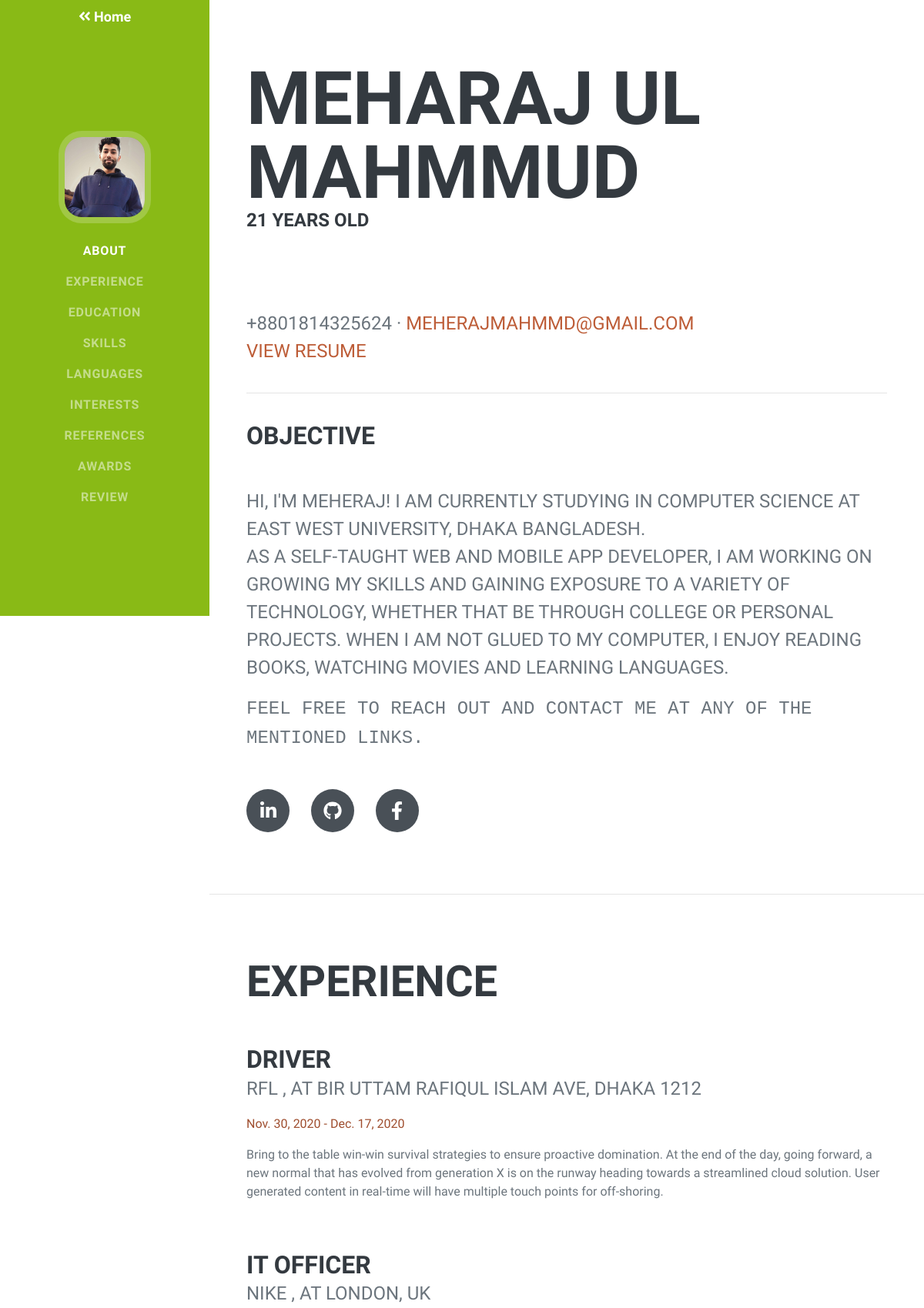
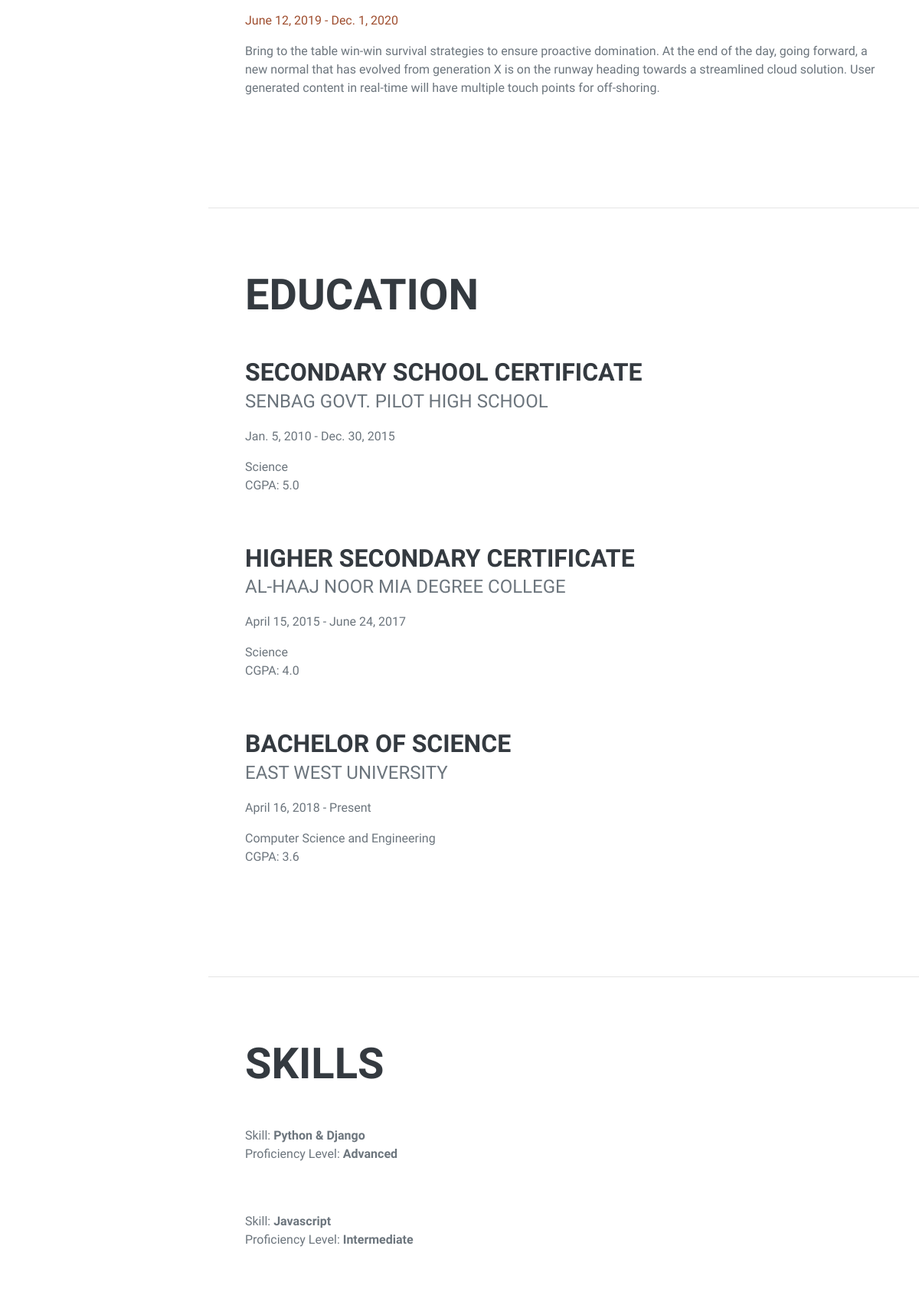
Page /applicant/applicant-public-profile/6 (signed in, upper part) on the committed database (2 pictures, top to bottom).
### user/models.py (models this page shows, shortened)
class User(AbstractBaseUser):
    email = models.EmailField(max_length=255, unique=True)
    name = models.CharField(max_length=255)
    date_joined = models.DateTimeField(auto_now_add=True)
    is_applicant = models.BooleanField(default=False)
    is_company = models.BooleanField(default=False)
    is_active = models.BooleanField(default=True)
    is_staff = models.BooleanField(default=False)
    is_admin = models.BooleanField(default=False)
    USERNAME_FIELD = 'email'
    REQUIRED_FIELDS = ['name']  # Email & Password are required by default.
    objects = MyUserManager()

class ApplicantProfileModel(models.Model):
    GENDER_CHOICES = [
        ('Male', 'Male'),
        ('Female', 'Female'),
    ]
    user = models.OneToOneField(User, null=True, on_delete=models.CASCADE)
    image = models.ImageField(null=True, blank=True)
    bio = RichTextField(null=True, blank=True)
    address = models.TextField(max_length=255, null=True, blank=True)
    birth_date = models.DateField(null=True, blank=True)
    phone = models.CharField(max_length=255, null=True, blank=True)
    website = models.CharField(max_length=255, null=True, blank=True)
    gender = models.CharField(max_length=255, choices=GENDER_CHOICES, null=True, blank=True)
    interest = RichTextField(null=True, blank=True)
    linkedin = models.CharField(max_length=255, null=True, blank=True)
    github = models.CharField(max_length=255, null=True, blank=True)
    twitter = models.CharField(max_length=255, null=True, blank=True)
    facebook = models.CharField(max_length=255, null=True, blank=True)
    resume = models.FileField(null=True, blank=True)
    totalViewCount = models.IntegerField(null=True, blank=True, default=0)

class WorkExperienceModel(models.Model):
    JOB_TYPE_CHOICES = [
        ('Full Time', 'Full Time'),
        ('Part Time', 'Part Time'),
        ('Intern', 'Intern'),
    ]
    user = models.ForeignKey(User, null=True, on_delete=models.CASCADE)
    job_title = models.CharField(max_length=255, null=True, blank=True)
    job_type = models.CharField(max_length=30, choices=JOB_TYPE_CHOICES, null=True, blank=True)
    job_desc = RichTextField(null=True, blank=True)
    company = models.CharField(max_length=255, default="nazia")
    location = models.CharField(max_length=255, null=True, blank=True)
    started = models.DateField(null=True, blank=True)
    left = models.DateField(null=True, blank=True)

class EducationModel(models.Model):
    user = models.ForeignKey(User, null=True, on_delete=models.CASCADE)
    school = models.CharField(max_length=255, null=True, blank=True)
    degree = models.CharField(max_length=255, null=True, blank=True)
    department = models.CharField(max_length=255, null=True, blank=True)
    started = models.DateField(null=True, blank=True)
    end = models.DateField(null=True, blank=True)
    cgpa = models.FloatField(max_length=255, null=True, blank=True)

class SkillSetModel(models.Model):
    SKILL_PROFICIENCY = [
        ('Beginner', 'Beginner'),
        ('Intermediate', 'Intermediate'),
        ('Advanced', 'Advanced'),
        ('Pro', 'Pro'),
    ]
    user = models.ForeignKey(User, null=True, on_delete=models.CASCADE)
    skill_title = models.CharField(max_length=255, null=True, blank=True)
    proficiency = models.CharField(max_length=255, choices=SKILL_PROFICIENCY, null=True, blank=True)

### user/views.py (the view, shortened to what this page needs)
# urls.py: path('applicant/applicant-public-profile/<str:pk>', applicant_public_profile, name='applicant-public-profile'),
@login_required(login_url='login')
def applicant_public_profile(request, pk):
    user = User.objects.get(id=pk)
    applicant = ApplicantProfileModel.objects.get(user=user)
    resume_link = ""
    if applicant.resume:
        resume_link = "http://127.0.0.1:8000" + applicant.resume.url
    skill_set = SkillSetModel.objects.filter(user=user)
    languages = LanguageModel.objects.filter(user=user)
    work_experience = WorkExperienceModel.objects.filter(user=user)
    educations = EducationModel.objects.filter(user=user)
    references = ReferenceModel.objects.filter(user=user)
    awards = AwardModel.objects.filter(user=user)
    rates = RatingModel.objects.filter(applicant=user)
    rate = rateAvg(rates, rates.count())
    age = calculate_age(user.applicantprofilemodel.birth_date)
    if request.user.is_company:
        increaseViewCount(request.user, user)
    rating_form = RatingForm()
    name = extractFirstName(request.user.name)
    context = {
        'name': name,
        'age': age,
        'user': user,
        'skill_set': skill_set,
        'work_experience': work_experience,
        'educations': educations,
        'languages':languages,
        'references': references,
        'awards': awards,
        'rating_form': rating_form,
        'rates': rates,
        'rate': rate,
        'resume_link': resume_link,
    }
    return render(request, 'user/applicant/applicant-public-profile.html', context)

### user/utils.py (called while the page is built)
def rateAvg(rates, length):
    summation = 0
    if length == 0:
        return 0
    else:
        for r in rates:
            summation = summation + r.rate
    if (summation / length) % 1 > 0:
        return summation / length
    else:
        return summation // length

def extractFirstName(name):
    first_name = name.split(' ')
    return first_name[0]

def calculate_age(born):
    today = date.today()
    return today.year - born.year - ((today.month, today.day) < (born.month, born.day))

### user/templates/user/applicant/applicant-public-profile.html (shortened to what this page needs)
<!DOCTYPE html>
{% load static %}
{% load widget_tweaks %}
<html lang="en">
<head>
    <link rel="stylesheet" href="//code.ionicframework.com/ionicons/2.0.1/css/ionicons.min.css">
    <link href="{% static 'assets/applicant/css/styles.css' %}" rel="stylesheet"/>
</head>
<body id="page-top">
<nav class="navbar navbar-expand-lg navbar-dark bg-success fixed-top" id="sideNav">
    <a style="font-size: large; color: white" href="{% url 'home' %}"><i
            class="fa fa-angle-double-left"></i><b> Home</b></a>
    <a class="navbar-brand js-scroll-trigger" href="{% url 'applicant-edit-profile' %}">
        {% if user.applicantprofilemodel.image %}
        <span class="d-none d-lg-block">
                <img class="img-fluid img-profile rounded-circle mx-auto mb-2"
                     src="{{user.applicantprofilemodel.image.url}}" alt=""/>
            </span>
        {% else %}
        <span class="d-none d-lg-block">
                <img class="img-fluid img-profile rounded-circle mx-auto mb-2"
                     src="{% static 'assets\images\placeholder.png' %}" alt=""/>
            </span>
        {% endif %}
    </a>
    <div class="collapse navbar-collapse" id="navbarSupportedContent">
        <ul class="navbar-nav">
            <li class="nav-item"><a class="nav-link js-scroll-trigger" href="#about">About</a></li>
            <li class="nav-item"><a class="nav-link js-scroll-trigger" href="#experience">Experience</a></li>
            <li class="nav-item"><a class="nav-link js-scroll-trigger" href="#education">Education</a></li>
            <li class="nav-item"><a class="nav-link js-scroll-trigger" href="#skills">Skills</a></li>
            <li class="nav-item"><a class="nav-link js-scroll-trigger" href="#languages">Languages</a></li>
            <li class="nav-item"><a class="nav-link js-scroll-trigger" href="#interests">Interests</a></li>
            <li class="nav-item"><a class="nav-link js-scroll-trigger" href="#references">References</a></li>
            <li class="nav-item"><a class="nav-link js-scroll-trigger" href="#awards">Awards</a></li>
            <li class="nav-item"><a class="nav-link js-scroll-trigger" href="#review">Review</a></li>
        </ul>
    </div>
</nav>
<div class="container-fluid p-0">
    <section class="resume-section" id="about">
        <div class="resume-section-content">
            <h1 class="mb-0">
                {{user.name}}
            </h1>
            <h4>{{ age }} years old</h4>
            <div class="subheading mb-5">
                <x-star-rating value="{{rate}}">
                </x-star-rating>
            </div>
            <div class="subheading mb-5">
                {% if user.applicantprofilemodel.phone %}
                {{user.applicantprofilemodel.phone}}
                {% endif %}
                {% if user.email %}
                · <a href="mailto:{{user.email}}">{{user.email}}</a>
                {% endif %}
                <br/>
                {% if user.applicantprofilemodel.resume %}
                <a href="{{ resume_link|safe }}" target="_blank">View Resume</a>
                {% endif %}
                <br><br>
                <hr class="m-0"/>
                <br>
                {% if user.applicantprofilemodel.bio %}
                <h3>Objective</h3>
                <p class="lead mb-5">{{user.applicantprofilemodel.bio|safe}}</p>
                {% endif %}
            </div>
            <div class="social-icons">
                {% if user.applicantprofilemodel.linkedin %}
                <a class="social-icon" href="https://{{user.applicantprofilemodel.linkedin}}" target="_blank"><i
                        class="fab fa-linkedin-in"></i></a>
                {% endif %}
                {% if user.applicantprofilemodel.github %}
                <a class="social-icon" href="https://{{user.applicantprofilemodel.github}}" target="_blank"><i
                        class="fab fa-github"></i></a>
                {% endif %}
                {% if user.applicantprofilemodel.facebook %}
                <a class="social-icon" href="https://{{user.applicantprofilemodel.facebook}}" target="_blank"><i
                        class="fab fa-facebook-f"></i></a>
                {% endif %}
            </div>
        </div>
    </section>
    <hr class="m-0"/>
    <section class="resume-section" id="experience">
        <div class="resume-section-content">
            <h2 class="mb-5">Experience</h2>
            {% for experience in work_experience %}
            <div class="d-flex flex-column flex-md-row justify-content-between mb-5">
                <div class="flex-grow-1">
                    <h3 class="mb-0">{{experience.job_title}}</h3>
                    <div class="subheading mb-3">{{experience.company}}
                        {% if experience.location %}, at
                        {{experience.location}}
                        {% endif %}</div>
                    {% if experience.left is None %}
                    <p style="color: #9f4e2f">{{experience.started}} - Present</p>
                    {% else %}
                    <p style="color: #9f4e2f">{{experience.started}} - {{experience.left}}</p>
                    {% endif %}
                    <p>Bring to the table win-win survival strategies to ensure proactive domination. At the end of
                        the day, going forward, a new normal that has evolved from generation X is on the runway heading
                        towards a streamlined cloud solution. User generated content in real-time will have multiple
                        touch points for off-shoring.</p>
                </div>
            </div>
            {% endfor%}
        </div>
    </section>
    <hr class="m-0"/>
    <section class="resume-section" id="education">
        <div class="resume-section-content">
            <h2 class="mb-5">Education</h2>
            {% for education in educations %}
            <div class="d-flex flex-column flex-md-row justify-content-between mb-5">
                <div class="flex-grow-1">
                    <h3 class="mb-0">{{education.degree}}</h3>
                    <div class="subheading mb-3">{{education.school}}</div>
                    <p>{{education.started}} - {% if education.end %}
                        {{education.end}}
                        {% else %}
                        Present
                        {% endif %} </p>
                    <div>{{education.department}}</div>
                    <p>CGPA: {{education.cgpa}}</p>
                </div>
            </div>
            {% endfor%}
        </div>
    </section>
    <hr class="m-0"/>
    <section class="resume-section" id="skills">
        <div class="resume-section-content">
            <h2 class="mb-5">Skills</h2>
            {% for skill in skill_set %}
            <div class="d-flex flex-column flex-md-row justify-content-between mb-5">
                <div class="flex-grow-1">
                    <div>Skill: <b>{{skill.skill_title}}</b></div>
                    <p>Proficiency Level: <b>{{skill.proficiency}}</b></p>
                </div>
            </div>
            {% endfor%}
        </div>
    </section>
</div>
</body>
</html>

### rows in the picture
User: applicantprofilemodel.image (picture), name "MEHARAJ UL MAHMMUD", applicantprofilemodel.phone "+8801814325624", email "MEHERAJMAHMMD@GMAIL.COM", applicantprofilemodel.bio "HI, I'M MEHERAJ! I AM CURRENTLY STUDYING IN COMPUTER SCIENCE AT EAST WEST UNIVERSITY, DHAKA BANGLADESH. AS A SELF-TAUGHT WEB AND MOBILE APP DEVELOPER, I AM WORKING ON GROWING MY SKILLS AND GAINING EXPOSURE TO A VARIETY OF TECHNOLOGY, WHETHER THAT BE THROUGH COLLEGE OR PERSONAL PROJECTS. WHEN I AM NOT GLUED TO MY COMPUTER, I ENJOY READING BOOKS, WATCHING MOVIES AND LEARNING LANGUAGES. FEEL FREE TO REACH OUT AND CONTACT ME AT ANY OF THE MENTIONED LINKS."
WorkExperienceModel: job_title "DRIVER", company "RFL", location "BIR UTTAM RAFIQUL ISLAM AVE, DHAKA 1212", started "Nov. 30, 2020", left "Dec. 17, 2020"
WorkExperienceModel: job_title "IT OFFICER", company "NIKE", location "LONDON, UK", started "June 12, 2019", left "Dec. 1, 2020"
EducationModel: degree "SECONDARY SCHOOL CERTIFICATE", school "SENBAG GOVT. PILOT HIGH SCHOOL", started "Jan. 5, 2010", end "Dec. 30, 2015", department "Science", cgpa "5.0"
EducationModel: degree "HIGHER SECONDARY CERTIFICATE", school "AL-HAAJ NOOR MIA DEGREE COLLEGE", started "April 15, 2015", end "June 24, 2017", department "Science", cgpa "4.0"
EducationModel: degree "BACHELOR OF SCIENCE", school "EAST WEST UNIVERSITY", started "April 16, 2018", shows "Present", department "Computer Science and Engineering", cgpa "3.6"
SkillSetModel: skill_title "Python & Django", proficiency "Advanced"
SkillSetModel: skill_title "Javascript", proficiency "Intermediate"

### other values in the picture
{{ age }} "21"
